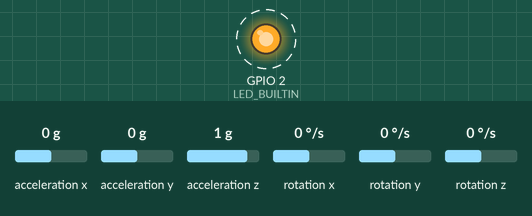
Recording of a sketch running on a simulated ESP32. Shown: output pins drawn as LEDs (lit = HIGH). Dashed ring = blinking. The test bench sets the inputs (shaded band); at power-on: acceleration x 0 g, acceleration y 0 g, acceleration z 1 g, rotation x 0 °/s, rotation y 0 °/s, rotation z 0 °/s. Nothing arrives over Bluetooth unless stated; a phone connects over Bluetooth LE 3 s after start; what the sketch prints to the serial monitor is not drawn.

Above: at 0.71 s.
Timing chart, 0 to 3.7 s (numbered marks = the images above):
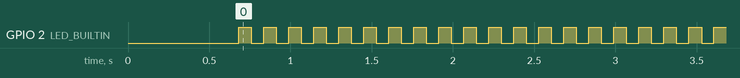

The sketch:

ESP32_BLE_sender.ino
```cpp
#include <BLEDevice.h>
#include <BLEUtils.h>
#include <BLEServer.h>
#include <WiFi.h>
#include <Wire.h>
#include <MPU9250_asukiaaa.h>

#define SERVICE_UUID        "34567890-3456-789a-3456-789abcdef012"
#define CHARACTERISTIC_UUID "abcdef12-3456-789a-bcde-f01234567890"

MPU9250_asukiaaa mpu;

BLECharacteristic *pCharacteristic;

unsigned long previousMillis = 0;
const long interval = 100;
unsigned int readingId = 0;


float aX, aY, aZ, aSqrt, gX, gY, gZ;
float pitch, roll, yaw = 0;
unsigned long prevTime = 0;
float gyroZ_bias = 0;
bool calibrating = true;
int calibrationSamples = 100;


// Function to simulate pitch, roll, and yaw values
void sendSensorData() {
    unsigned long currentMillis = millis();


  mpu.accelUpdate();
  aX = mpu.accelX();
  aY = mpu.accelY();
  aZ = mpu.accelZ();

  mpu.gyroUpdate();
  gX = mpu.gyroX();
  gY = mpu.gyroY();
  gZ = mpu.gyroZ() - gyroZ_bias;

    // Calculate pitch and roll using accelerometer
  pitch = atan2(aY, sqrt(aX * aX + aZ * aZ)) * 180.0 / PI;
  roll = atan2(-aX, aZ) * 180.0 / PI;

  // Calculate yaw using gyroscope integration
  unsigned long currentTime = millis();
  float deltaTime = (currentTime - prevTime) / 1000.0;  // Convert ms to seconds
  prevTime = currentTime;

  yaw += gZ * deltaTime;
    // Format data as "Pitch:x,Roll:y,Yaw:z"
    String sensorData = "" + String(abs(pitch), 2) +
                        "," + String(abs(roll), 2) +
                        "," + String(abs(yaw), 2);

    Serial.println("Sending: " + sensorData);

    // Send data via BLE notification
    pCharacteristic->setValue(sensorData.c_str());
    pCharacteristic->notify();
}

class MyServerCallbacks : public BLEServerCallbacks {
    void onConnect(BLEServer* pServer) {
        Serial.println("Client Connected");
    }
    void onDisconnect(BLEServer* pServer) {
        Serial.println("Client Disconnected. Restarting advertising...");
        BLEAdvertising *pAdvertising = BLEDevice::getAdvertising();
        pAdvertising->start();
    }
};

void setup() {
    Serial.begin(115200);
     Wire.begin();
    pinMode(LED_BUILTIN, OUTPUT);
    mpu.setWire(&Wire);
    mpu.beginAccel();  // Initialize accelerometer
    mpu.beginGyro();   // Initialize gyroscope
    calibrateGyro();

    Serial.println("MPU9250 initialized successfully!");
    BLEDevice::init("ESP32-BLE-Sensor");

    BLEServer *pServer = BLEDevice::createServer();
    pServer->setCallbacks(new MyServerCallbacks());

    BLEService *pService = pServer->createService(SERVICE_UUID);
    pCharacteristic = pService->createCharacteristic(
                          CHARACTERISTIC_UUID,
                          BLECharacteristic::PROPERTY_READ   |
                          BLECharacteristic::PROPERTY_NOTIFY
                      );

    pService->start();
    BLEAdvertising *pAdvertising = BLEDevice::getAdvertising();
    pAdvertising->addServiceUUID(SERVICE_UUID);
    pAdvertising->start();

    Serial.println("BLE Server Started!");
}

void loop() {
    digitalWrite(LED_BUILTIN, HIGH);
    delay(75);
    sendSensorData();  // Send new data every 100ms
    digitalWrite(LED_BUILTIN, LOW);
    delay(75);
}

void calibrateGyro() {
  float sum = 0;
  for (int i = 0; i < calibrationSamples; i++) {
    mpu.gyroUpdate();
    sum += mpu.gyroZ();  // Convert to degrees
    delay(5);
  }
  gyroZ_bias = sum / calibrationSamples;
  calibrating = false;
}
```

Measured:
- by itself, GPIO 2 (LED_BUILTIN): alternates HIGH for 0.08 s and LOW for 0.08 s
